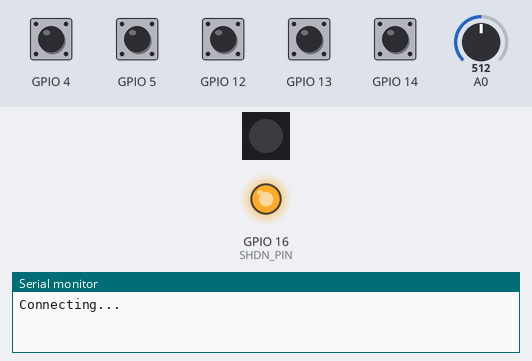
A sketch run on a simulated ESP8266 (NodeMCU). Parts: 1 RGB LEDs in strip order, left to right, output pins drawn as LEDs (lit = HIGH), the last lines printed to the serial monitor. The inputs (shaded band) are chosen by the test bench; at power-on: GPIO 4, GPIO 5, GPIO 12–14 HIGH, A0 = 512. Dim RGB values are drawn brighter than linear; WiFi joins after 1.5 s; servers stay silent unless stated; the strip is taken to match the declared colour order; no MQTT or app messages arrive unless stated.

Above: at 0.1 s.
At 1.6 s:
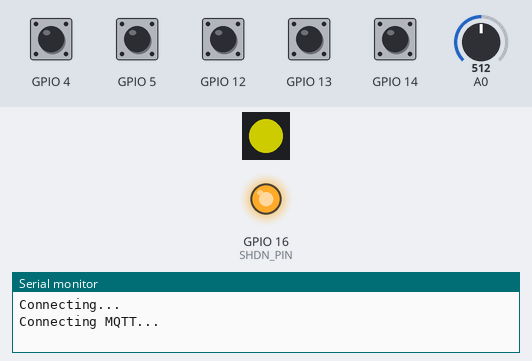
At 2.2 s:
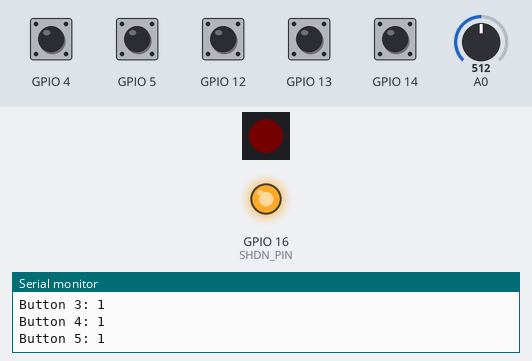
Timing chart, 0 to 3.7 s (numbered marks = the images above):
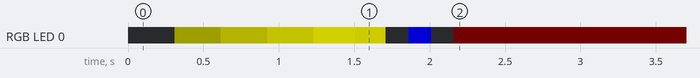

The sketch:

IoSSocket.ino
```cpp
/*
 * This example acts as mailbox notifier for Home Assistant
 * Configuration is automatically done via MQTT auto discovery
 * Just configure your MQTT and WiFi settings and you're good to go
 * Switch for occupancy on (new mail) on IO4
 * Switch for occupancy off (postbox empty or at least looked inside ;-) on IO5
 * Switches must only close if action should be triggered.
 * So generally normally connected tactile switches are useful.
 */

#include <Adafruit_NeoPixel.h>
#include <ESP8266WiFi.h>
#include <PubSubClient.h>
#include <ArduinoOTA.h>
#include "config.h"

const char SW_VERSION[] = "1.6.2";

const uint8_t SHDN_PIN = 16;
const uint8_t LED_PIN  = 2;

const uint8_t NUM_BUTTONS = 5;
boolean button[NUM_BUTTONS];
Adafruit_NeoPixel led = Adafruit_NeoPixel(1, LED_PIN, NEO_RGB + NEO_KHZ800);

WiFiClient espClient;
PubSubClient client(espClient);

void setup() {
	digitalWrite(SHDN_PIN, HIGH);
	pinMode(SHDN_PIN, OUTPUT);
	// For use with Internet of Shit Socket
	// Connect mail detection switch to IO4 (new mail)
	// Connect mail removal detection switch to IO5 (empty)
	pinMode(4, INPUT_PULLUP);
	pinMode(5, INPUT_PULLUP);
	pinMode(12, INPUT_PULLUP);
	pinMode(13, INPUT_PULLUP);
	pinMode(14, INPUT_PULLUP);
	button[0] = digitalRead(4);
	button[1] = digitalRead(5);
	button[2] = digitalRead(13);
	button[3] = digitalRead(12);
	button[4] = digitalRead(14);
	led.begin();
	Serial.begin(115200);

	WiFi.mode(WIFI_STA);
	WiFi.begin(WIFI_SSID, WIFI_PASSWORD);

	uint32_t con_start = millis();
	int8_t f = 0;
	Serial.println("Connecting...");
	while (con_start + 10000 > millis() && WiFi.status() != WL_CONNECTED) {
		led.setPixelColor(0, abs(f), abs(f), 0);
		led.show();
		delay(10);
		f++;
	}
	if (WiFi.status() != WL_CONNECTED) {
		Serial.println("Failed");
		led.setPixelColor(0, 128, 0, 0);
		led.show();
		delay(2000);
		Serial.println("Shutting down.");
		digitalWrite(SHDN_PIN, LOW);
		delay(50);
	}
	client.setServer(MQTT_SERVER, 1883);

	Serial.println("Connecting MQTT...");
	// Send "no problem" detected when disconnecting as last will
	if (!client.connect("IoS-Briefkasten", MQTT_USER, MQTT_PASSWORD, "briefkasten/b", 0, (bool)true, "OFF")) {
		Serial.println("MQTT Failed");
		led.setPixelColor(0, 128, 0, 128);
		led.show();
		delay(2000);
		Serial.println("Shutting down.");
		pinMode(SHDN_PIN, INPUT);
		delay(50);
		ESP.restart();
	}
	client.loop();
	String dev = String("\"dev\":{\"ids\":[\"") + ESP.getChipId() + "\"],\"cns\":[[\"mac\",\"" + WiFi.macAddress() + "\"]],\"name\":\"Briefkasten\",\"mf\":\"HannIO\",\"mdl\":\"Internet of Shit Socket\",\"sw\":\""+ SW_VERSION +"\"}";
	String msg = String("{\"name\":\"Briefkasten\",") + dev + ",\"uniq_id\":\"ios-briefkasten\",\"stat_t\":\"briefkasten\",\"dev_cla\":\"occupancy\"}";
	client.beginPublish("homeassistant/binary_sensor/briefkasten/config", msg.length(), true);
	client.print(msg.c_str());
	client.endPublish();
	// You may disable this sensor in Home Assistant as the attributes of ios-briefkasten-bat also reflect this value
	msg = String("{\"name\":\"Briefkasten Spannung\",") + dev + ",\"uniq_id\":\"ios-briefkasten-volt\",\"stat_t\":\"briefkasten/v\",\"unit_of_meas\":\"V\",\"ic\":\"mdi:flash\"}";
	client.beginPublish("homeassistant/sensor/briefkasten_voltage/config", msg.length(), true);
	client.print(msg.c_str());
	client.endPublish();
	msg = String("{\"name\":\"Briefkasten Akku\",") + dev + ",\"uniq_id\":\"ios-briefkasten-bat\",\"stat_t\":\"briefkasten/a\",\"unit_of_meas\":\"%\",\"json_attr_t\":\"briefkasten/att\",\"dev_cla\":\"battery\"}";
	client.beginPublish("homeassistant/sensor/briefkasten_battery/config", msg.length(), true);
	client.print(msg.c_str());
	client.endPublish();
	msg = String("{\"name\":\"Briefkasten Geblockt\",") + dev + ",\"uniq_id\":\"ios-briefkasten-block\",\"stat_t\":\"briefkasten/b\",\"dev_cla\":\"problem\"}";
	client.beginPublish("homeassistant/binary_sensor/briefkasten_block/config", msg.length(), true);
	client.print(msg.c_str());
	client.endPublish();
	publishBattery();
}

void publishBattery(void) {
	uint16_t adc = analogRead(0);
	double voltage = analogRead(0) * ADC_TO_VOLTAGE;
	uint8_t percent = 0;
	if (voltage > 4.15) percent = 100; else
	if (voltage > 4.11) percent =  95; else
	if (voltage > 4.08) percent =  90; else
	if (voltage > 4.02) percent =  85; else
	if (voltage > 3.98) percent =  80; else
	if (voltage > 3.95) percent =  75; else
	if (voltage > 3.91) percent =  70; else
	if (voltage > 3.87) percent =  65; else
	if (voltage > 3.85) percent =  60; else
	if (voltage > 3.84) percent =  55; else
	if (voltage > 3.82) percent =  50; else
	if (voltage > 3.80) percent =  45; else
	if (voltage > 3.79) percent =  40; else
	if (voltage > 3.77) percent =  35; else
	if (voltage > 3.75) percent =  30; else
	if (voltage > 3.73) percent =  25; else
	if (voltage > 3.71) percent =  20; else
	if (voltage > 3.69) percent =  15; else
	if (voltage > 3.61) percent =  10; else
	if (voltage > 3.55) percent =   5;
	char att[28];
	sprintf(att, "{\"ADC\":%d,\"Voltage\":%1.2f}", adc, voltage);
	client.publish("briefkasten/att", att, (bool)true);
	client.publish("briefkasten/v", String(voltage).c_str(), (bool)true);
	client.publish("briefkasten/a", String(percent).c_str(), (bool)true);
}

void blink(uint8_t n, uint32_t c) {
	for (uint8_t i = 0; i < n; i++) {
		led.setPixelColor(0, c);
		led.show();
		delay(150);
		led.setPixelColor(0, 0);
		led.show();
		delay(150);
	}
}

void loop() {
	if (button[0]) { // IO4
		client.publish("briefkasten", "ON", (bool)true);
		blink(1, 0x8800);
	} else if (button[1]) { // IO5
		client.publish("briefkasten", "OFF", (bool)true);
		blink(2, 0x8800);
	} else if (button[2]) { // IO13
		blink(3, 0x88);
	} else if (button[3]) { // IO12
		blink(4, 0x88);
	} else if (button[4]) { // IO14
		blink(5, 0x88);
	} else { // No closed contact recognized
	}
#ifdef GRACEFUL_SHUTDOWN
	/*
	 * Graceful shutdown, if you don't want to report problem/voltage while any contact is still closed
	 */
	client.disconnect();
	WiFi.mode(WIFI_OFF);
#endif
	for (uint8_t i = 0; i < NUM_BUTTONS; i++) {
		Serial.print("Button ");
		Serial.print(i+1);
		Serial.print(": ");
		Serial.println(button[i]);
	}
	if (digitalRead(4) || digitalRead(5) || digitalRead(12) || digitalRead(13) || digitalRead(14)) {
		// Not yet all contacts open again
		blink(1, 0x000088);
		led.setPixelColor(0, 0x010000); // Set dim red to show "I'm alive" but not drawing too much current
		led.show();
	}
	delay(200);
	// Turn off (at least try it)
	pinMode(SHDN_PIN, INPUT);
	while (true) { // As long as any contact is closed report battery voltage every 60s
		delay(60000);
#ifndef GRACEFUL_SHUTDOWN
		// Something keeps us awake, activate "problem" sensor
		// Stays on until we disconnect and send our last will
		client.publish("briefkasten/b", "ON", (bool)true);
		publishBattery();
#endif
	}
	// Deepsleep doesn't work as the ESP is drawing too less current then to shutdown the system
}
```

config.h
```cpp
/*
 * Configure your settings here
 */

IPAddress MQTT_SERVER(10, 0, 0, 1); // IP of your Broker
//const char* MQTT_SERVER = "mqtt.arduino-hannover.de"; // Or FQDN
const char* MQTT_USER = NULL;
const char* MQTT_PASSWORD = NULL;

const char* WIFI_SSID = "ssid";
const char* WIFI_PASSWORD = "password";

// You may need to adjust this to fit your resistor tolerance exactly
const double ADC_TO_VOLTAGE = 0.004324894515;

// If you don't want the block alert to trigger and shut down WiFi
//#define GRACEFUL_SHUTDOWN
```

Measured:
- by itself, RGB LED 0: off → RGB(30, 30, 0) at 0.31 s, → RGB(60, 60, 0) 0.31 s later, → RGB(90, 90, 0) 0.31 s later, → RGB(120, 120, 0) 0.31 s later, … (9 changes in this stretch)
